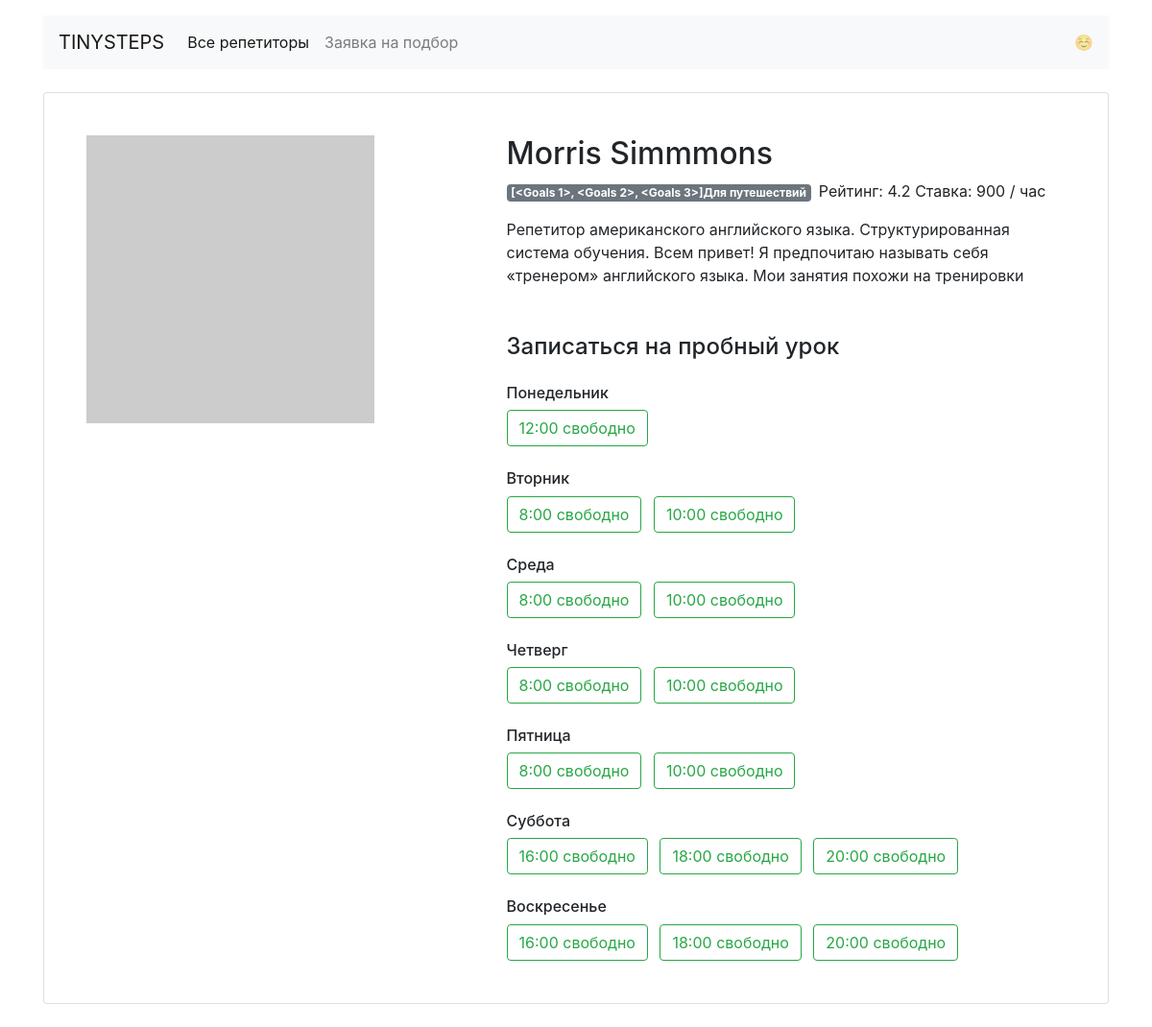
The app's page /profiles/1/ with its own data.
### app.py (models this page shows)
class Teachers(db.Model):
    __tablename__ = 'teachers'
    id = db.Column(db.Integer, primary_key=True)
    name = db.Column(db.String, nullable=False)
    about = db.Column(db.String, nullable=False)
    rating = db.Column(db.Float, nullable=False)
    picture = db.Column(db.String, nullable=False)
    price = db.Column(db.Integer, nullable=False)
    lesson_time = db.Column(db.String)
    goals = db.relationship("Goals", back_populates="goal")
    week_day = db.relationship("TimetableTeachers", back_populates="week")

class TimetableTeachers(db.Model):
    __tablename__ = 'timetables'
    id = db.Column(db.Integer, primary_key=True)
    day_times = db.Column(db.String, nullable=False)
    status = db.Column(db.Boolean, nullable=False)
    teachers_id = db.Column(db.Integer, db.ForeignKey("teachers.id"))
    week = db.relationship("Teachers", back_populates="week_day", uselist=False)
    booking = db.relationship("Booking", back_populates='day_times', uselist=False)

### app.py (the view)
@app.route('/profiles/<int:id_teacher>/')  # профиль репетитора <id учителя>
def profiles(id_teacher):
    teacher = db.session.query(Teachers).get_or_404(id_teacher)  # если id преподавателя не найден возвращаем ошибку 404
    timetable_teacher = db.session.query(TimetableTeachers).order_by(TimetableTeachers.id).limit(56)
    list_days = ['Понедельник', 'Вторник', 'Среда', 'Четверг', 'Пятница', 'Суббота', 'Воскресенье']
    return render_template("profiles.html", id_techer=id_teacher, timetable_teacher=timetable_teacher,
                           days=list_days, teacher=teacher)

### templates/profiles.html
{% extends 'base.html' %}
{% block container %}
<main class="container mt-3">
    <div class="card my-4 mx-auto">
        <div class="card-body m-2 m-md-4">
            <article class="row">
                <div class="col-5"><img src="{{ teacher.picture }}" class="img-fluid" alt=""></div>
                <div class="col-7">
                    <section class="teacher=info">
                        <h1 class="h2">{{ teacher.name }}</h1>
                        <p><span class="badge badge-secondary mr-2"> {{ teacher.goals }}Для путешествий </span>Рейтинг:
                            {{ teacher.rating }} Ставка: {{ teacher.price }} / час</p>
                        <p>{{ teacher.about }}</p>
                    </section>
                    <section class="available">
                        <h4 class="mb-4 mt-5">Записаться на пробный урок</h4>
                        {% for time in timetable_teacher if id_teacher == time.teacher_id %}
                          {% if loop.index == 1 %} <h6 class="mt-4">Понедельник</h6>
                          {% elif loop.index == 9 %} <h6 class="mt-4">Вторник</h6>
                          {% elif loop.index == 17 %} <h6 class="mt-4">Среда</h6>
                          {% elif loop.index == 25 %} <h6 class="mt-4">Четверг</h6>
                          {% elif loop.index == 33 %} <h6 class="mt-4">Пятница</h6>
                          {% elif loop.index == 41 %} <h6 class="mt-4">Суббота</h6>
                          {% elif loop.index == 49 %} <h6 class="mt-4">Воскресенье</h6>{% endif %}
                            {% if time.status %}
                              <a href="{{ url_for('booking', id_teacher=teacher.id|int, day=days[loop.index//8], time=time.day_times)  }}"
                              class="btn btn-outline-success  mr-2">{{ time.day_times }} свободно</a>
                            {% endif %}
                        {% endfor %}
                    </section>
                </div>
            </article>
        </div>
    </div>
</main>
{% endblock %}

### records on screen
Teachers: name "Morris Simmmons", rating "4.2", price "900", about "Репетитор американского английского языка. Структурированная система обучения. Всем привет! Я предпочитаю называть себя «тренером» английского языка. Мои занятия похожи на тренировки"
TimetableTeachers: shows "Понедельник"
TimetableTeachers: day_times "12:00"
TimetableTeachers: shows "Вторник", day_times "8:00"
TimetableTeachers: day_times "10:00"
TimetableTeachers: shows "Среда", day_times "8:00"
TimetableTeachers: day_times "10:00"
TimetableTeachers: shows "Четверг", day_times "8:00"
TimetableTeachers: day_times "10:00"
TimetableTeachers: shows "Пятница", day_times "8:00"
TimetableTeachers: day_times "10:00"
TimetableTeachers: shows "Суббота"
TimetableTeachers: day_times "16:00"
TimetableTeachers: day_times "18:00"
TimetableTeachers: day_times "20:00"
TimetableTeachers: shows "Воскресенье"
TimetableTeachers: day_times "16:00"
TimetableTeachers: day_times "18:00"
TimetableTeachers: day_times "20:00"

### other values on screen
{{ teacher.goals }} "[<Goals 1>, <Goals 2>, <Goals 3>]"
